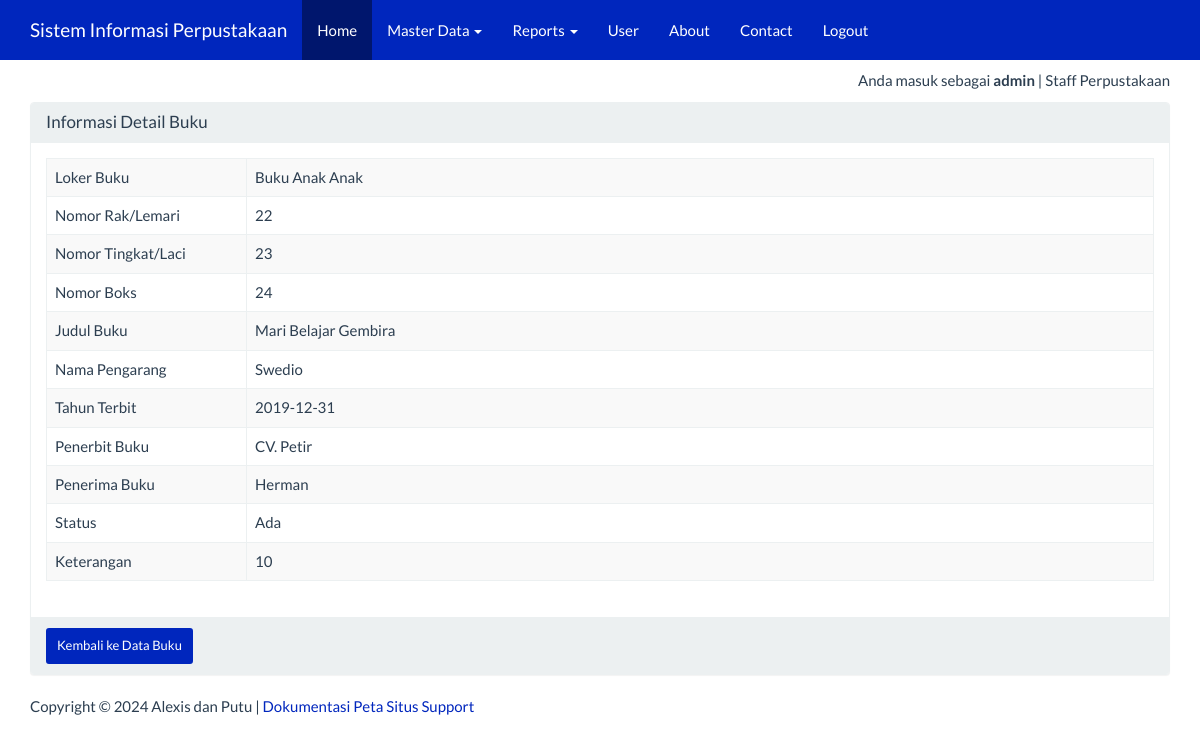
The app's page /index_admin.php?page=buku&actions=detail&id=20 (signed in) with its own data.
### tables this page shows
CREATE TABLE IF NOT EXISTS `buku` (
  `id` int(5) NOT NULL AUTO_INCREMENT,
  `loker_buku` varchar(25) NOT NULL,
  `no_rak` int(5) NOT NULL,
  `no_laci` int(5) NOT NULL,
  `no_boks` int(5) NOT NULL,
  `judul_buku` varchar(100) NOT NULL,
  `nama_pengarang` varchar(100) NOT NULL,
  `tahun_terbit` date NOT NULL,
  `penerima` varchar(50) NOT NULL,
  `penerbit` varchar(50) NOT NULL,
  `status` varchar(25) NOT NULL,
  `keterangan` varchar(100) NOT NULL,
  PRIMARY KEY (`id`)
);

### views/buku_detail.php (the view)
<div class="container">
    <div class="row">
        <div class="col-xs-12">
            <div class="panel panel-default">
                <div class="panel-heading">
                    <h3 class="panel-title">Informasi Detail Buku</h3>
                </div>
                <div class="panel-body">
                    <?php
                    $sql = "SELECT *FROM buku WHERE id ='" . $_GET ['id'] . "'";
                    $query = mysqli_query($koneksi, $sql) or die("SQL Detail error");
                    $data = mysqli_fetch_array($query);
                    ?>
                    <table class="table table-bordered table-striped table-hover">
                        <tr>
                            <td width="200">Loker Buku</td> <td><?= $data['loker_buku'] ?></td>
                        </tr>
                        <tr>
                            <td>Nomor Rak/Lemari</td> <td><?= $data['no_rak'] ?></td>
                        </tr>
                        <tr>
                            <td>Nomor Tingkat/Laci</td> <td><?= $data['no_laci'] ?></td>
                        </tr>
						<tr>
                            <td>Nomor Boks</td> <td><?= $data['no_boks'] ?></td>
                        </tr>
                        <tr>
                            <td>Judul Buku</td> <td><?= $data['judul_buku'] ?></td>
                        </tr>
                        <tr>
                            <td>Nama Pengarang</td> <td><?= $data['nama_pengarang'] ?></td>
                        </tr>
						<tr>
                            <td>Tahun Terbit</td> <td><?= $data['tahun_terbit'] ?></td>
                        </tr>
						<tr>
                            <td>Penerbit Buku</td> <td><?= $data['penerbit'] ?></td>
                        </tr>
						<tr>
                            <td>Penerima Buku</td> <td><?= $data['penerima'] ?></td>
                        </tr>
						<tr>
                            <td>Status</td> <td><?= $data['status'] ?></td>
                        </tr>
						<tr>
                            <td>Keterangan</td> <td><?= $data['keterangan'] ?></td>
                        </tr>
                    </table>
                </div>
                <div class="panel-footer">
                    <a href="?page=buku&actions=tampil" class="btn btn-success btn-sm">
                        Kembali ke Data Buku </a>
                </div>
            </div>
        </div>
    </div>
</div>

### index_admin.php (style rules this page uses)
body { margin-top:70px; }

### records on screen
buku: loker_buku "Buku Anak Anak", no_rak "22", no_laci "23", no_boks "24", judul_buku "Mari Belajar Gembira", nama_pengarang "Swedio", tahun_terbit "2019-12-31", penerbit "CV. Petir", penerima "Herman", status "Ada", keterangan "10"

### other values on screen
$_SESSION['username'] "admin"
$_SESSION['ket'] "Staff Perpustakaan"
